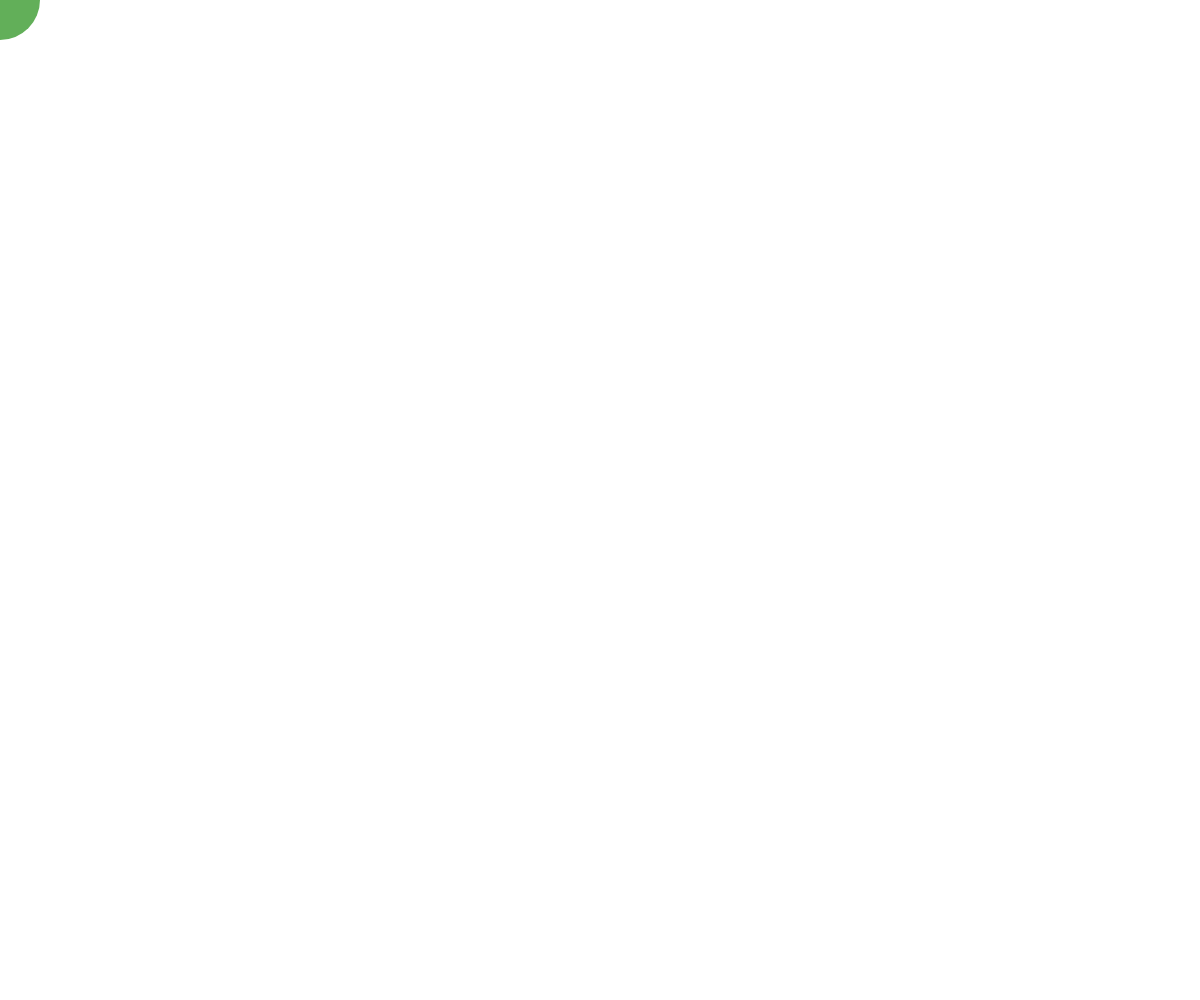
Frame 1 (no input)
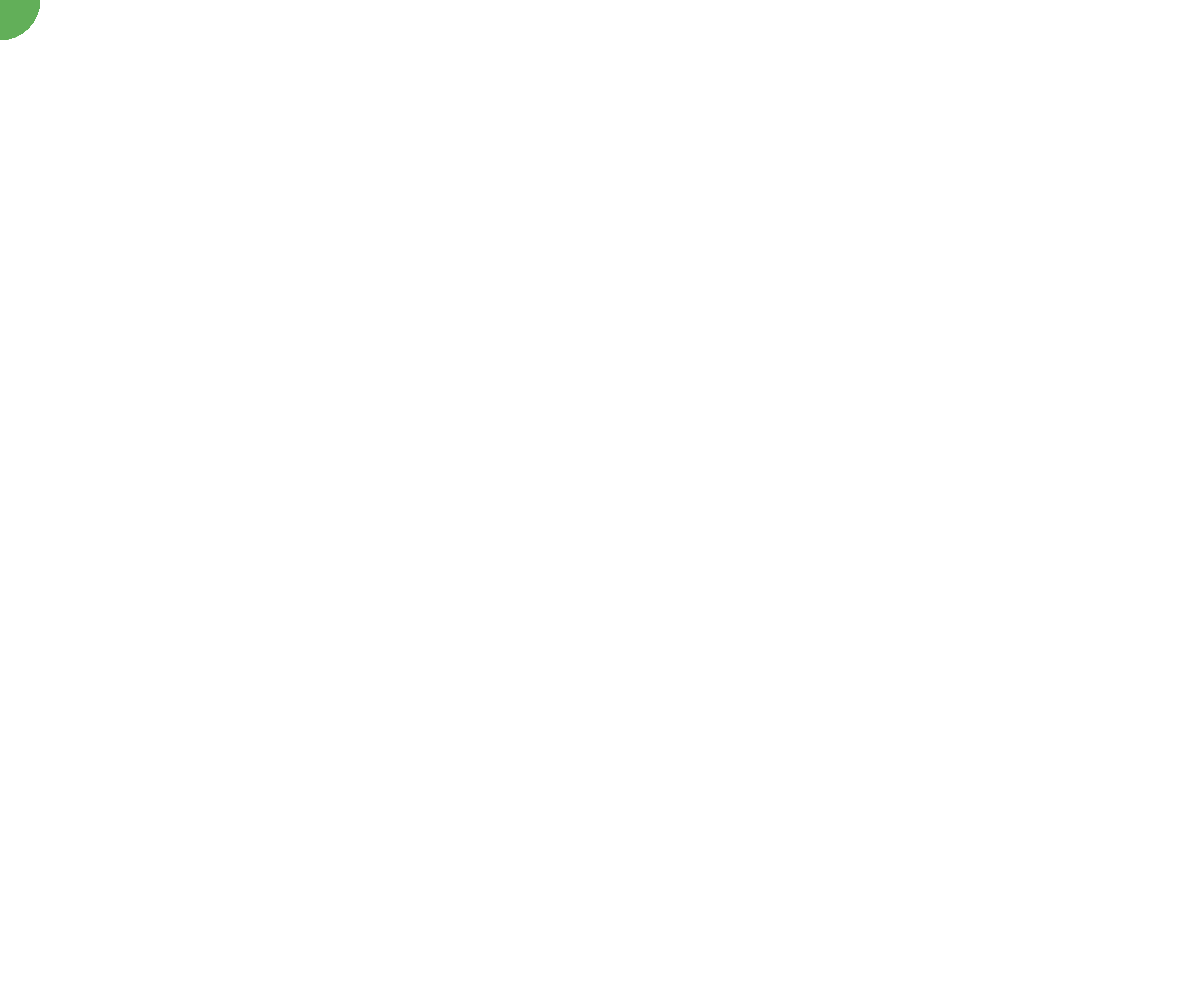
Frame 60 (no input)
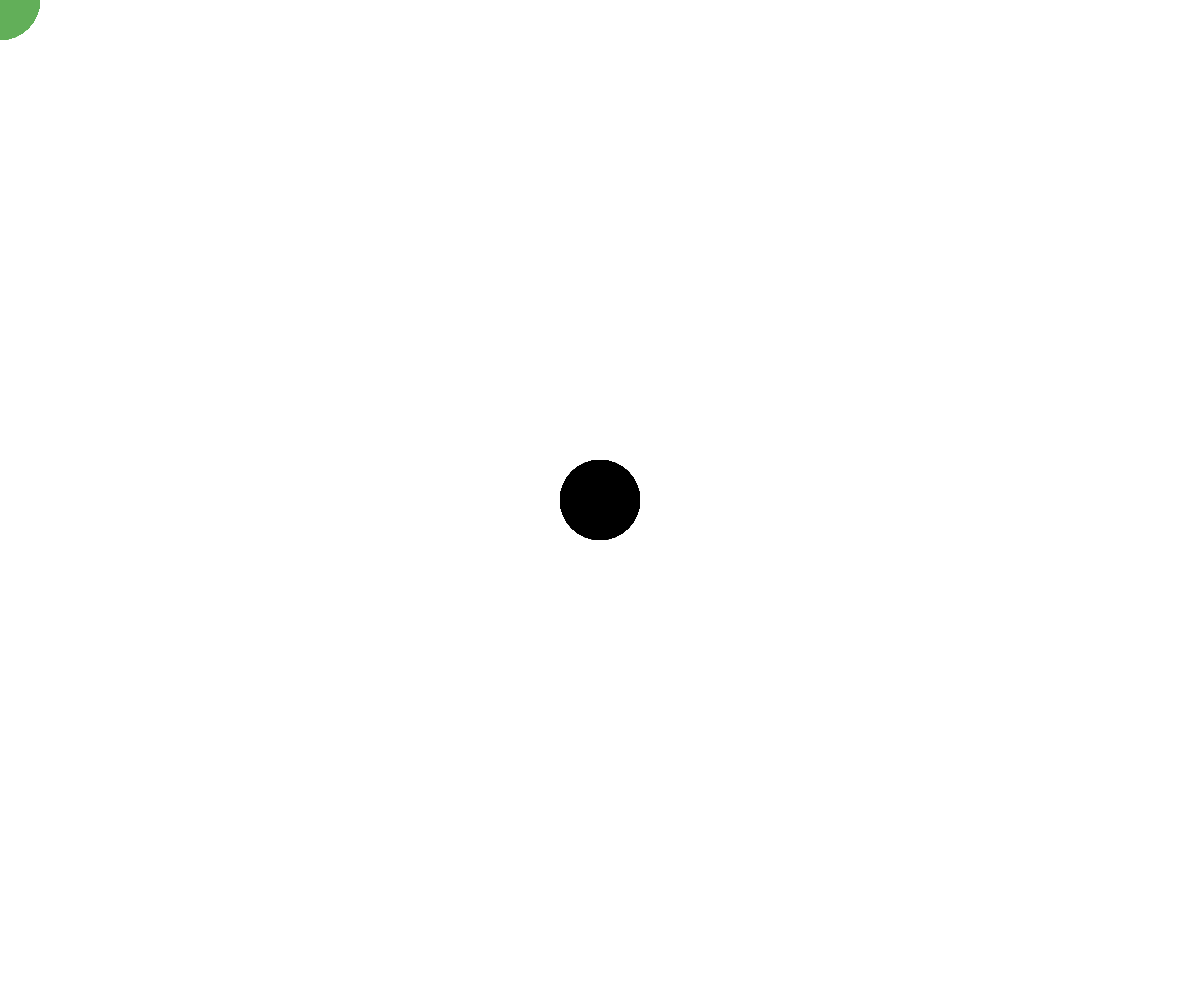
Frame 120 (the mouse pressed at the canvas centre since frame 60)

The p5.js sketch that drew these frames (run headless with seeded random() and noise() and a simulated clock; from frame 60 on, the mouse is pressed at the canvas centre):

// p5.js sketch
// ── sketch.js


function setup() {
	createCanvas(windowWidth, windowHeight);
}

function draw() {
	if (mouseIsPressed) {
		fill(0);
	} else {
		fill("#62af59");
	}
	noStroke();
	ellipse(mouseX, mouseY, 80, 80);
}
